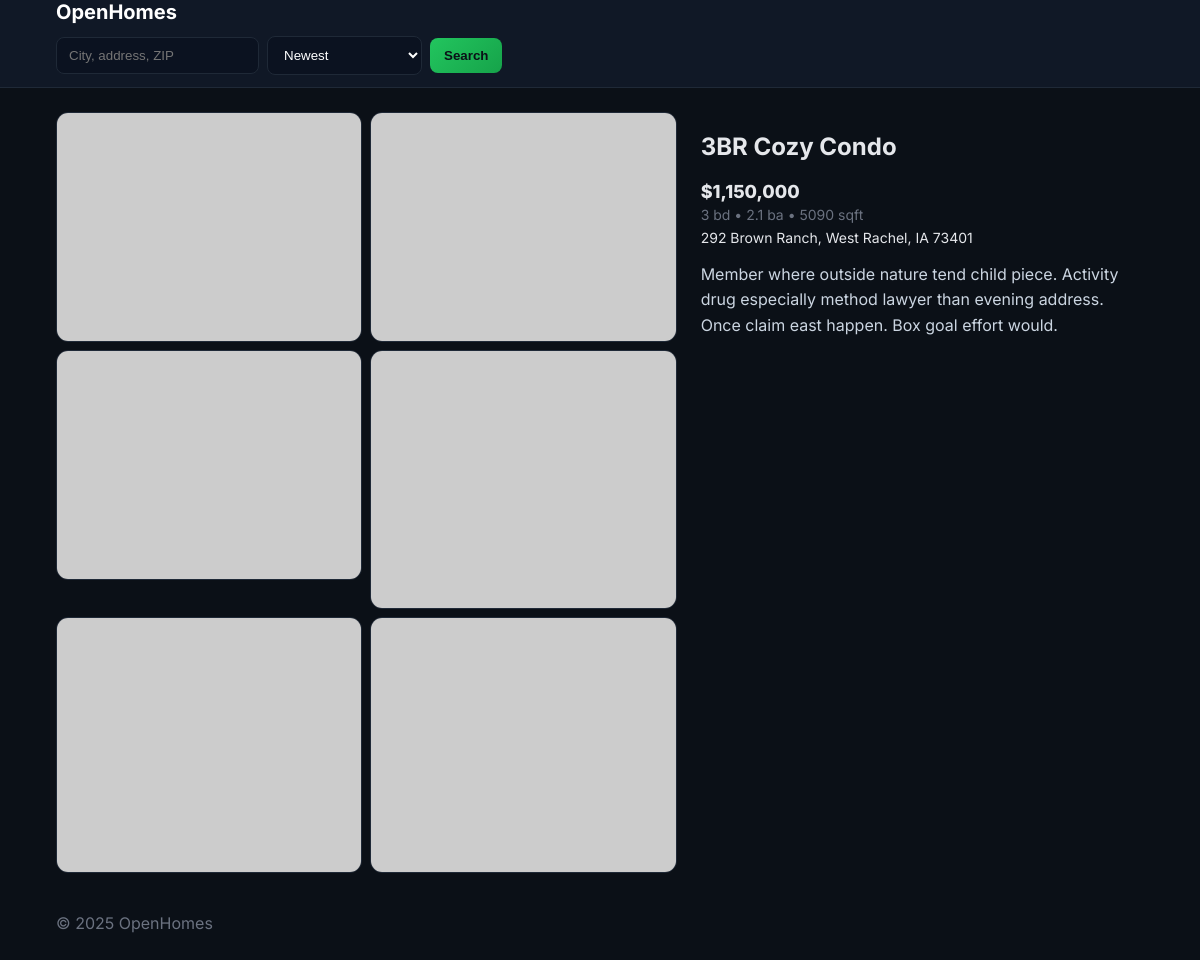
The app's page /properties/2 with its own data.
### app/models.py (models this page shows, shortened)
class PropertyImage(db.Model):
    __tablename__ = "property_images"
    id: Mapped[int] = mapped_column(Integer, primary_key=True)
    property_id: Mapped[int] = mapped_column(ForeignKey("properties.id", ondelete="CASCADE"), nullable=False)
    url: Mapped[str] = mapped_column(String(512), nullable=False)
    is_primary: Mapped[bool] = mapped_column(Boolean, default=False, nullable=False)
    created_at: Mapped[datetime] = mapped_column(DateTime, nullable=False, default=datetime.utcnow)
    property: Mapped[Property] = relationship(back_populates="images")

class Property(db.Model):
    __tablename__ = "properties"
    id: Mapped[int] = mapped_column(Integer, primary_key=True)
    title: Mapped[str] = mapped_column(String(255), nullable=False)
    address_line: Mapped[str] = mapped_column(String(255), nullable=False)
    city: Mapped[str] = mapped_column(String(120), nullable=False)
    state: Mapped[str] = mapped_column(String(20), nullable=False)
    zipcode: Mapped[str] = mapped_column(String(20), nullable=False)
    price: Mapped[int] = mapped_column(Integer, nullable=False, index=True)
    bedrooms: Mapped[int] = mapped_column(Integer, nullable=False, default=0)
    bathrooms: Mapped[float] = mapped_column(Float, nullable=False, default=0.0)
    property_type: Mapped[str] = mapped_column(String(50), nullable=False, default="house")
    square_feet: Mapped[int] = mapped_column(Integer, nullable=True)
    lot_size_sqft: Mapped[int] = mapped_column(Integer, nullable=True)
    latitude: Mapped[float] = mapped_column(Float, nullable=True)
    longitude: Mapped[float] = mapped_column(Float, nullable=True)
    year_built: Mapped[int] = mapped_column(Integer, nullable=True)
    description: Mapped[str] = mapped_column(Text, nullable=True)
    status: Mapped[str] = mapped_column(String(50), nullable=False, default="for_sale")
    created_at: Mapped[datetime] = mapped_column(DateTime, nullable=False, default=datetime.utcnow)
    updated_at: Mapped[datetime] = mapped_column(DateTime, nullable=False, default=datetime.utcnow, onupdate=datetime.utcnow)
    images: Mapped[List["PropertyImage"]] = relationship(
        back_populates="property",
        cascade="all, delete-orphan",
        lazy="selectin",
    )
    __table_args__ = (
        Index("idx_properties_city_state", "city", "state"),
        Index("idx_properties_created_at", "created_at"),
    )

### app/routes/pages.py (the view)
@pages_bp.get("/properties/<int:property_id>")
def property_detail(property_id: int):
    prop = Property.query.get_or_404(property_id)
    return render_template("detail.html", property=prop)

### app/templates/detail.html (shortened to what this page needs)
{% extends 'base.html' %}
{% block content %}
<article class="detail">
  <div class="gallery">
    {% if property.images %}
      {% for img in property.images %}
        <img src="{{ img.url }}" alt="Photo of {{ property.title }}" />
      {% endfor %}
    {% else %}
      <img src="https://picsum.photos/960/600?grayscale" alt="Placeholder" />
    {% endif %}
  </div>
  <div class="summary">
    <h1>{{ property.title }}</h1>
    <div class="price">${{ '{:,}'.format(property.price) }}</div>
    <div class="meta">{{ property.bedrooms }} bd • {{ property.bathrooms }} ba • {{ property.square_feet or '?' }} sqft</div>
    <div class="address">{{ property.address_line }}, {{ property.city }}, {{ property.state }} {{ property.zipcode }}</div>
    <p class="description">{{ property.description }}</p>
  </div>
</article>
{% endblock %}

### app/static/css/styles.css (style rules this page uses)
* { box-sizing:border-box }
:root { --bg:#0b1017;--surface:#101826;--muted:#6b7280;--text:#e5e7eb;--primary:#22c55e;--card:#0f172a }
body { margin:0;background:var(--bg);color:var(--text);font-family:Inter,system-ui,-apple-system,Segoe UI,Roboto,Helvetica,Arial,sans-serif }
.price { font-weight:800;font-size:18px }
.meta { color:var(--muted);font-size:14px;margin-top:4px }
.address { margin-top:6px;font-size:14px }
.detail { display:grid;grid-template-columns:1.4fr 1fr;gap:24px;margin:24px 0 }
.gallery { display:grid;grid-template-columns:repeat(2,1fr);gap:8px }
.gallery img { width:100%;border-radius:12px;border:1px solid #1f2937 }
.summary .description { color:#cbd5e1;line-height:1.6 }

### records on screen
Property: title "3BR Cozy Condo", price "1,150,000", bedrooms "3", bathrooms "2.1", square_feet "5090", address_line "292 Brown Ranch", city "West Rachel", state "IA", zipcode "73401", description "Member where outside nature tend child piece. Activity drug especially method lawyer than evening address. Once claim east happen. Box goal effort would."

### other values on screen
{{ 2025 }} "2025"
